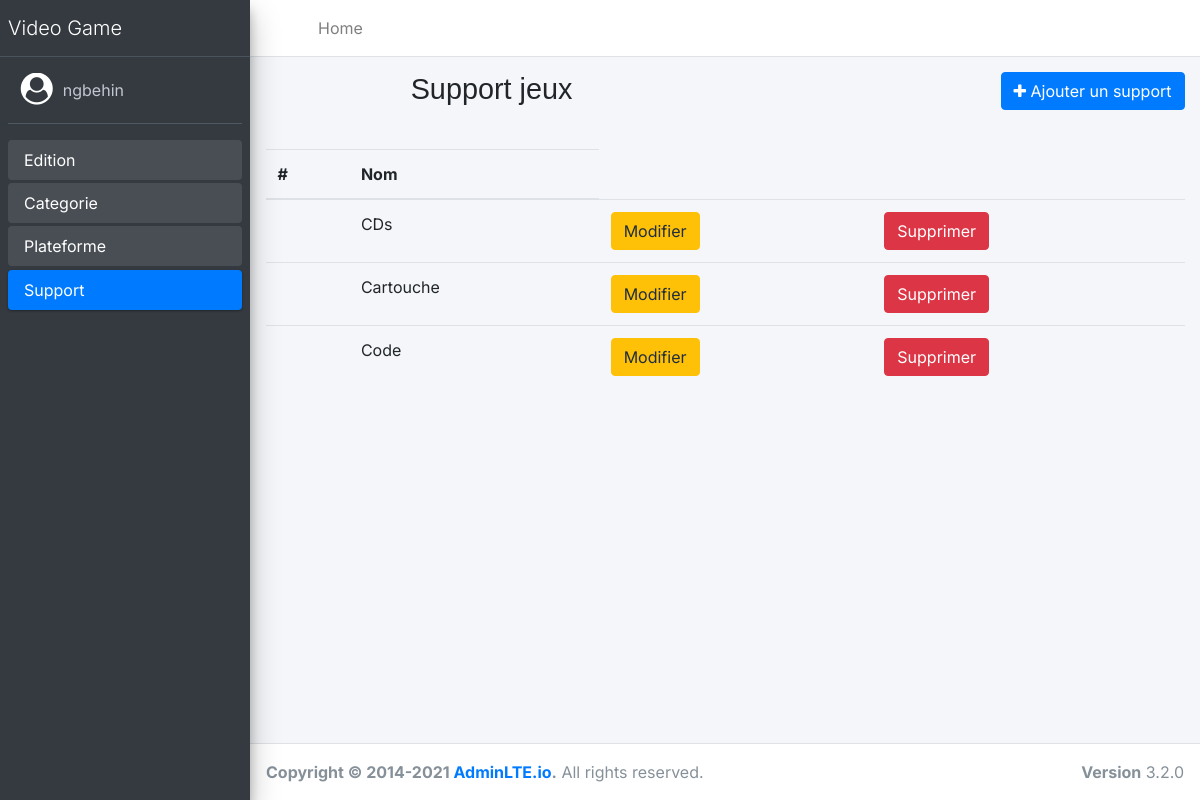
Page /admin/support.php (signed in) on the committed database.
### tables this page shows
CREATE TABLE `utilisateur` (
  `id` int(11) NOT NULL,
  `nom` varchar(255) NOT NULL,
  `prenom` varchar(255) NOT NULL,
  `mail` varchar(250) NOT NULL,
  `password` varchar(255) NOT NULL,
  `role_id` int(11) NOT NULL
);

CREATE TABLE `support` (
  `id` int(11) NOT NULL,
  `nom` varchar(255) NOT NULL
);

### app/Database.php (called while the page is built, shortened)
<?php
Class Database{
    private $dbname;
    private $dbuser;
    private $dbpwd;
    private $pdo;
    public function __construct( $dbname, $host = '127.0.0.1' , $dbuser= 'root', $dbpwd= 'videogame')
    {
        $this->dbname= $dbname;
        $this->dbuser= $dbuser;
        $this->dbpwd= $dbpwd;
    }
    public function getPDO()
    {
        return $this->pdo?? $this->pdo = new PDO("mysql:host=127.0.0.1;dbname={$this->dbname}", $this->dbuser, $this->dbpwd);
    }
}

### app/models/function.php (called while the page is built, shortened)
<?php
function getUser($userId, $db){
    $stmt = $db->getPDO()->prepare('SELECT * FROM  utilisateur WHERE id= :userId');
    $stmt->execute([
        'userId' => $userId,
    ]);
    $user = $stmt->fetch(PDO::FETCH_ASSOC);
    return $user;
}
function getSupport($db){
    $stmt = $db->getPDO()->prepare('SELECT * FROM support');
    $stmt->execute();
    $datas= $stmt->fetchAll(PDO::FETCH_ASSOC);
    return $datas;
}

### app/controllers/SupportController.php (called while the page is built, shortened)
<?php
$user= getUser($_SESSION['userid'], $db);
$supports = getSupport($db);

### public/admin/support.php (the view, shortened to what this page needs)
<?php
require '../../app/models/function.php';
$db = new Database('videogame');
require '../../app/controllers/SupportController.php';
?>
<!DOCTYPE html>
<html lang="en">
<head>
    <link rel="stylesheet" href="https://maxcdn.bootstrapcdn.com/font-awesome/4.7.0/css/font-awesome.min.css">
    <link rel="stylesheet" href="https://stackpath.bootstrapcdn.com/bootstrap/4.3.1/css/bootstrap.min.css">
    <link rel="stylesheet" href="../css/adminlte.min.css">
    <link rel="stylesheet" href="../css/style.css">
</head>
<body class="hold-transition sidebar-mini">
    <div class="wrapper">
        <nav class="main-header navbar navbar-expand navbar-white navbar-light">
            <ul class="navbar-nav">
                <li class="nav-item">
                    <a class="nav-link" data-widget="pushmenu" href="#" role="button"><i class="fas fa-bars"></i></a>
                </li>
                <li class="nav-item d-none d-sm-inline-block">
                    <a href="../index.php" class="nav-link">Home</a>
                </li>
            </ul>
        </nav>
        <aside class="main-sidebar sidebar-dark-primary elevation-4">
            <a href="../index.php" class="brand-link">
                <span class="brand-text font-weight-light">Video Game</span>
            </a>
            <div class="sidebar">
                <div class="user-panel mt-3 pb-3 mb-3 d-flex">
                    <div style="color: white;" class="image">
                        <i class="fa fa-user-circle fa-2x" aria-hidden="true"></i>
                    </div>
                    <div class="info">
                        <a href="#" class="d-block"><?=$user['nom']?></a>
                    </div>
                </div>
                <nav class="mt-2">
                    <ul class="nav nav-pills nav-sidebar flex-column" data-widget="treeview" role="menu" data-accordion="false">
                        <li class="nav-item menu-open">
                            <a href="dashboard.php" class="nav-link">
                                <p>
                                    Edition
                                </p>
                            </a>
                        </li>
                        <li class="nav-item menu-open">
                            <a href="categorie.php" class="nav-link">
                                <p>
                                    Categorie
                                </p>
                            </a>
                        </li>
                        <li class="nav-item menu-open">
                            <a href="plateforme.php" class="nav-link ">
                                <p>
                                    Plateforme
                                </p>
                            </a>
                        </li>
                        <li class="nav-item menu-open">
                            <a href="support.php" class="nav-link active">
                                <p>
                                    Support
                                </p>
                            </a>
                        </li>
                    </ul>
                </nav>
            </div>
        </aside>
        <div class="content-wrapper">
            <div class="content-header">
                <div class="container-fluid">
                    <div class="row mb-2">
                        <div class="col-sm-6">
                            <h1 class="m-0">Support jeux</h1>
                        </div>
                        <div class="col-sm-6">
                            <ol class="float-sm-right">
                                <a name="" id="" class="btn btn-primary" href="addsupport.php" role="button"><i class="fa fa-plus fa-" aria-hidden="true"></i> Ajouter un support</a>
                            </ol>
                        </div>
                    </div>
                </div>
            </div>
            <div class="content">
                <div class="container-fluid">
                    <table class="table table-hover">
                        <thead>
                            <tr>
                                <th>#</th>
                                <th>Nom </th>
                            </tr>
                        </thead>
                        <tbody>
                            <?php foreach($supports as $support):?>
                            <tr>
                                <td scope="row"><img height="65px"  src="<?=$support['nom']?>" alt=""></td>
                                <td><?=$support['nom']?></td>
                                <td><a name="" id="" class="btn btn-warning" href="updatesupport.php?support=<?=$support['id']?>" role="button">Modifier</a></td>
                                <td><a name="" id="" class="btn btn-danger" href="deletecategorie.php?support=<?=$support['id']?>" role="button">Supprimer</a></td>
                            </tr>
                            <?php endforeach; ?>
                        </tbody>
                    </table>
                </div>
            </div>
        </div>
        <footer class="main-footer">
            <strong>Copyright &copy; 2014-2021 <a href="https://adminlte.io">AdminLTE.io</a>.</strong> All rights reserved.
            <div class="float-right d-none d-sm-inline-block">
                <b>Version</b> 3.2.0
            </div>
        </footer>
    </div>
</body>
</html>

### public/css/style.css (style rules this page uses)
body { background-color: #f7f7f7; font-family: 'Inter', sans-serif; margin: 0px; }
h1 { font-family: 'Helvetica'; font-size: 44px; text-align: center; margin-top: 60px; }

### rows in the picture
utilisateur: nom "ngbehin"
support: nom "CDs"
support: nom "Cartouche"
support: nom "Code"
